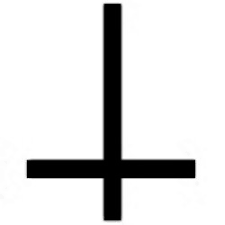
#> input picture Images/images.png, 225 x 225 px
$ python VerticalAndHorizontalEdges.py
#> lines starting #> are read from the running program, lines starting #| are printed output that depends on the picture
import numpy as np
import matplotlib.pyplot as plt

img = plt.imread('../Images/images.png')
#> img is the input picture: shape (225, 225, 4) float32; mean R, G, B, A 0.866, 0.866, 0.866, 1

plt.subplot(1, 2, 1)
plt.imshow(img)
plt.title('Original Image')

vertical_filter = np.array([[-1, -2, -1], [0, 0, 0], [1, 2, 1]])
horizontal_filter = vertical_filter.transpose()

n, m, d = img.shape
#> n = 225; m = 225; d = 4
edges_img = np.zeros_like(img)
for row in range(1, n - 1):
    for col in range(1, m - 1):
        local_pixels = img[row - 1: row + 2, col - 1: col + 2, 0]

        vertical_transformed_pixels = vertical_filter * local_pixels
        vertical_score = (vertical_transformed_pixels.sum() + 4) / 8

        horizontal_transformed_pixels = horizontal_filter * local_pixels
        horizontal_score = (horizontal_transformed_pixels.sum() + 4) / 8

        edge_score = (vertical_score ** 2 + horizontal_score ** 2) ** 0.5
        edges_img[row, col] = [edge_score] * 3 + [1]
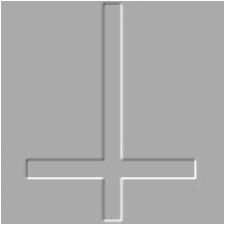
#> edges_img: shape (225, 225, 4) float32; mean R, G, B, A 0.696, 0.696, 0.696, 0.982; transparent parts drawn white

edges_img = edges_img / edges_img.max()

plt.subplot(1, 2, 2)
plt.imshow(edges_img)
plt.title('Combined Edges Image')

plt.show()
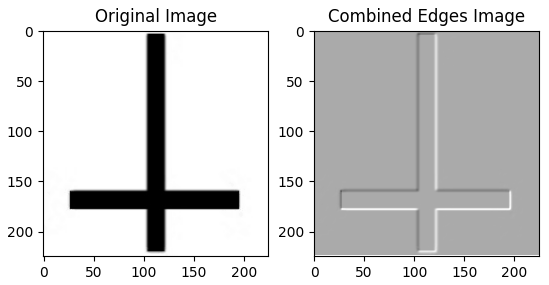
#> figure drawn by matplotlib, 2 panels
